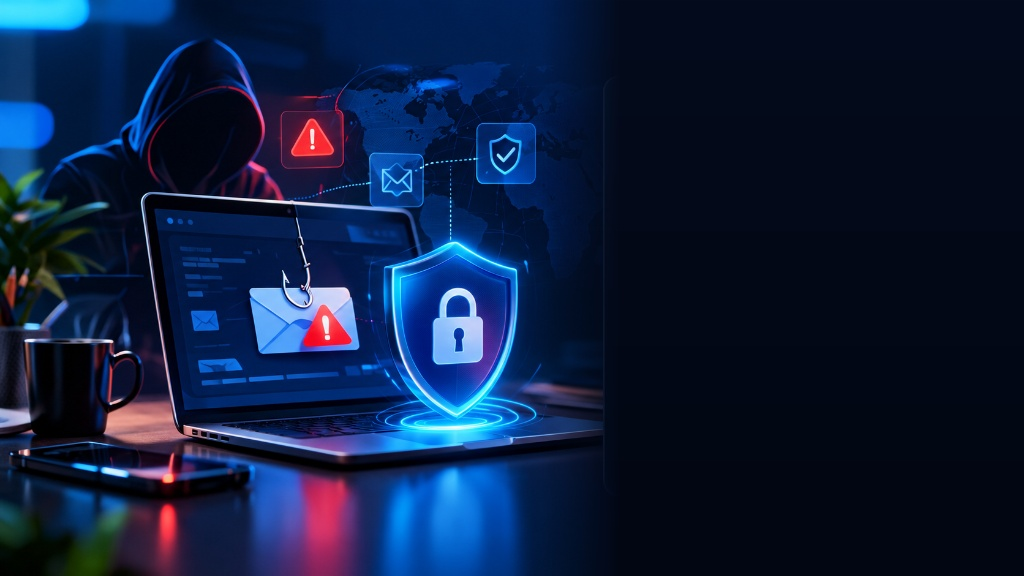
#> input picture client/src/assets/phishguard_hero.jpg, 1024 x 576 px, found by its file name
$ python clean_hero_bg.py
#> lines starting #> are read from the running program, lines starting #| are printed output that depends on the picture
import os
import numpy as np
from PIL import Image

bg_path = r"c:\Users\Computer House\.gemini\antigravity\scratch\phishing-detection-system\client\src\assets\phishguard_hero.jpg"
img = Image.open(bg_path).convert("RGBA")
width, height = img.size
#> width = 1024; height = 576

img_np = np.array(img, dtype=np.float32)

# Create a gradient background for the right side matching the dark blue theme
# Top right color: (4, 11, 28, 255), Bottom right color: (2, 6, 18, 255)
y_coords = np.linspace(0, 1, height)[:, None]
#> y_coords = 576 values from 0 to 1

top_color = np.array([4, 11, 28, 255], dtype=np.float32)
bottom_color = np.array([2, 6, 18, 255], dtype=np.float32)

right_bg = (1 - y_coords) * top_color + y_coords * bottom_color
right_bg_full = np.tile(right_bg[:, None, :], (1, width, 1))

# Blend mask: x < 540 is 100% original image. x between 540 and 620 smooth transition. x > 620 is 100% clean dark background
blend_start = 540
blend_end = 630

mask = np.zeros((height, width, 1), dtype=np.float32)

for x in range(width):
    if x < blend_start:
        mask[:, x, 0] = 0.0
    elif x > blend_end:
        mask[:, x, 0] = 1.0
    else:
        # Smooth cosine alpha transition
        alpha = (x - blend_start) / (blend_end - blend_start)
        mask[:, x, 0] = alpha
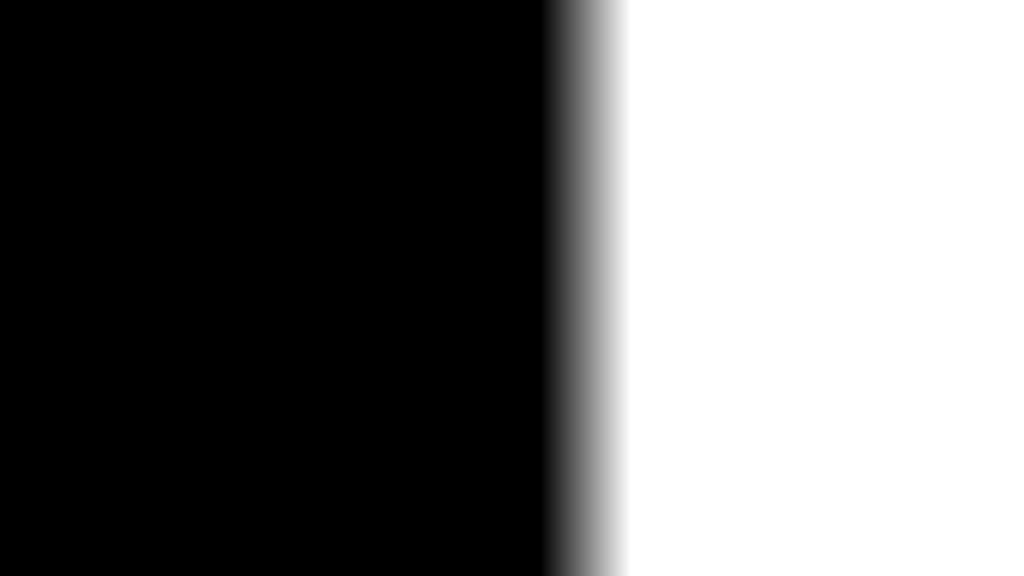
#> mask: shape (576, 1024, 1) float32; min 0, max 1, mean 0.428

# Composite: result = (1 - mask) * original + mask * right_bg
composite = (1.0 - mask) * img_np + mask * right_bg_full
composite = np.clip(composite, 0, 255).astype(np.uint8)

res_img = Image.fromarray(composite, mode="RGBA").convert("RGB")
res_img.save(bg_path, quality=95)
print("Successfully cleaned right side of phishguard_hero.jpg!")

$ run again, with client/src/assets/cyber_threat_globe.jpg copied over client/src/assets/phishguard_hero.jpg
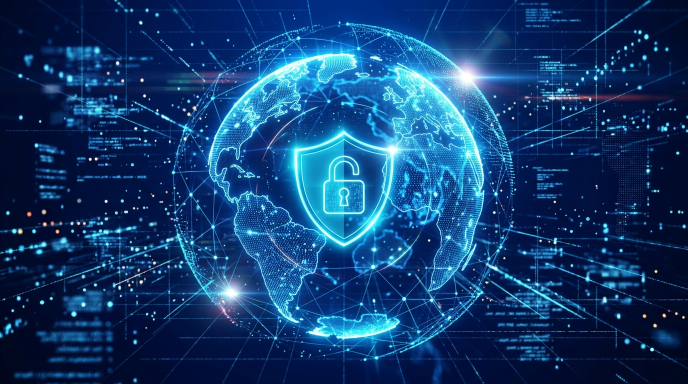
#> input picture client/src/assets/cyber_threat_globe.jpg, 1376 x 768 px, found by its file name (shown at 1/2 size)
#> after the loop `for x in range(width):`:
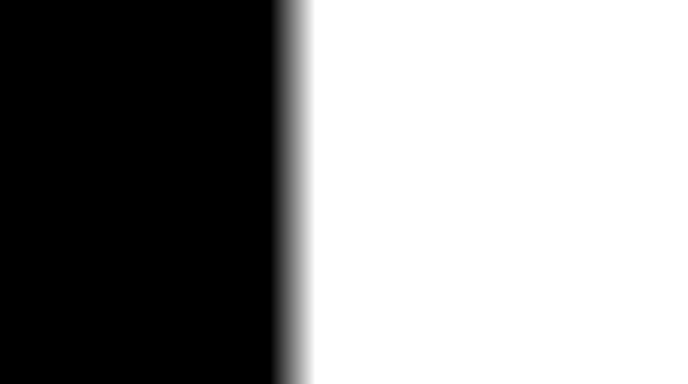
#> mask: shape (768, 1376, 1) float32 (shown at 1/2 size); min 0, max 1, mean 0.574
#> `composite = (1.0 - mask) * img_np + mask * right_bg_full`:
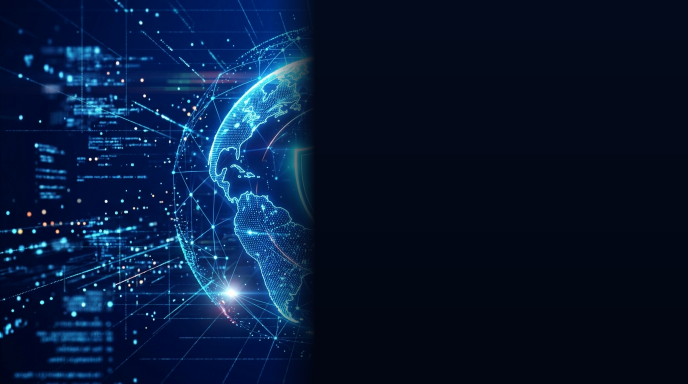
#> composite: shape (768, 1376, 4) float64 (shown at 1/2 size); mean of channels 0, 1, 2, 3 7.8, 25.4, 54.7, 255; transparent parts drawn white

$ run again, with client/src/assets/defensive_shield.jpg copied over client/src/assets/phishguard_hero.jpg
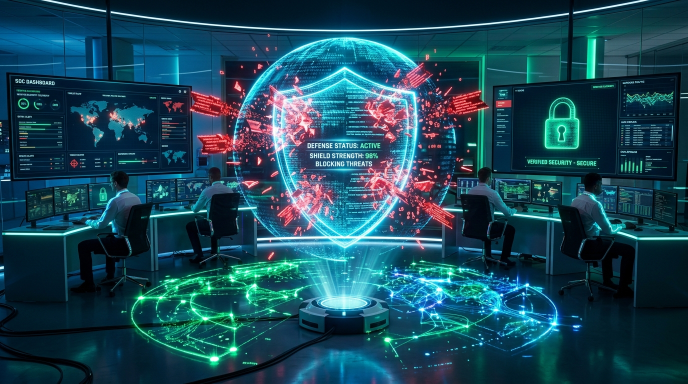
#> input picture client/src/assets/defensive_shield.jpg, 1376 x 768 px, found by its file name (shown at 1/2 size)
#> after the loop `for x in range(width):`:
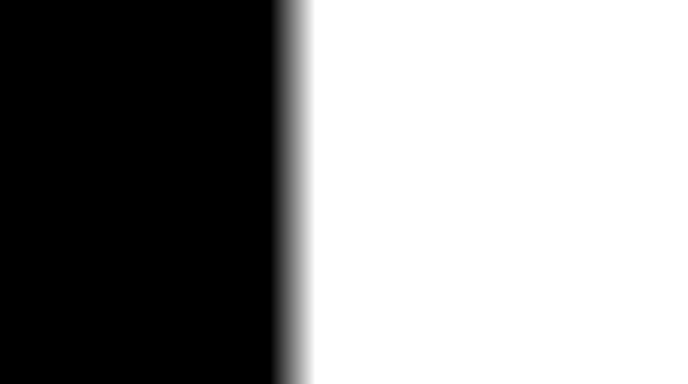
#> mask: shape (768, 1376, 1) float32 (shown at 1/2 size); min 0, max 1, mean 0.574
#> `composite = (1.0 - mask) * img_np + mask * right_bg_full`:
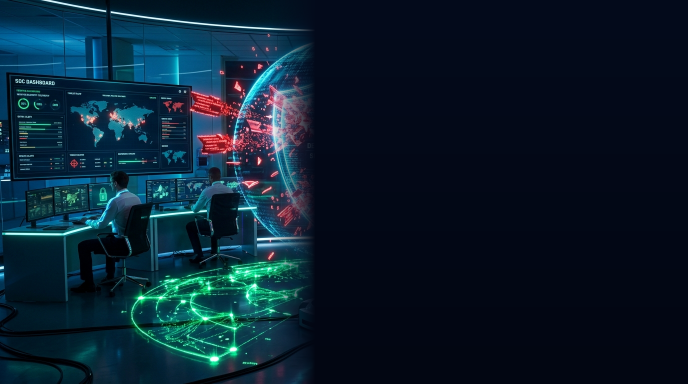
#> composite: shape (768, 1376, 4) float64 (shown at 1/2 size); mean of channels 0, 1, 2, 3 11.1, 31.8, 47.2, 255; transparent parts drawn white

$ run again, with client/src/assets/hero_laptop_shield.jpg copied over client/src/assets/phishguard_hero.jpg
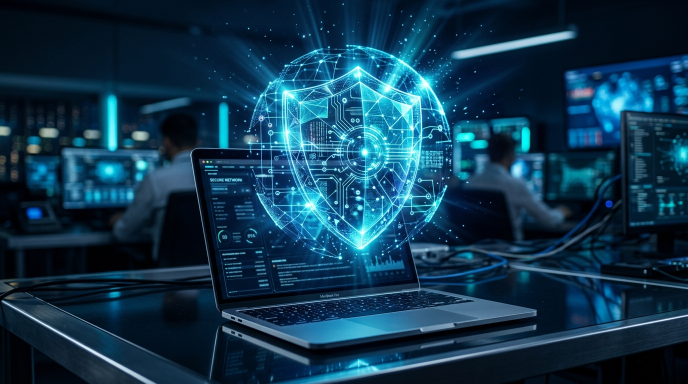
#> input picture client/src/assets/hero_laptop_shield.jpg, 1376 x 768 px, found by its file name (shown at 1/2 size)
#> after the loop `for x in range(width):`:
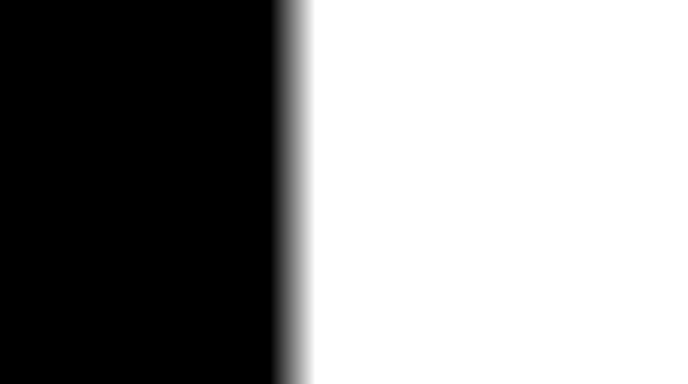
#> mask: shape (768, 1376, 1) float32 (shown at 1/2 size); min 0, max 1, mean 0.574
#> `composite = (1.0 - mask) * img_np + mask * right_bg_full`:
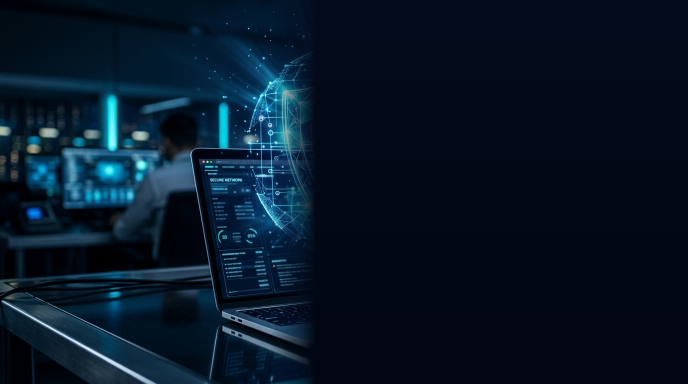
#> composite: shape (768, 1376, 4) float64 (shown at 1/2 size); mean of channels 0, 1, 2, 3 7.4, 22.8, 39.7, 255; transparent parts drawn white
